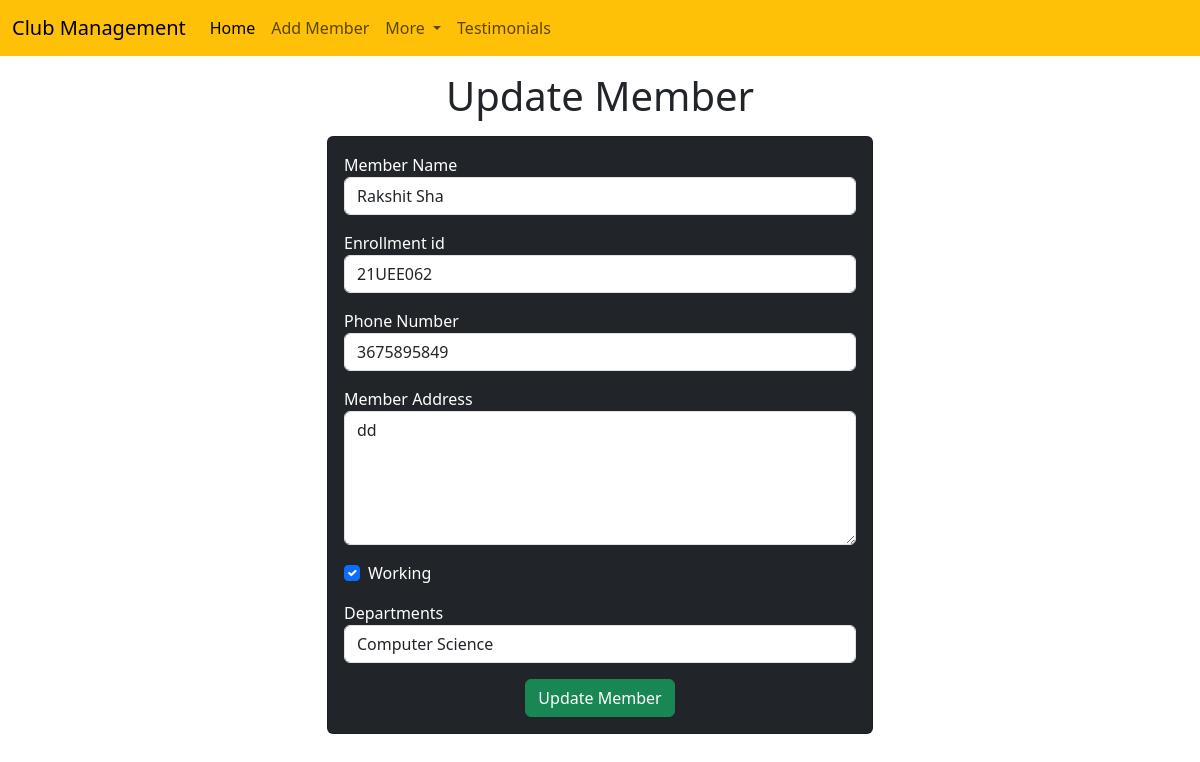
The page /emp/update-emp/10/ on the database its author committed.
### emp/models.py (models this page shows, shortened)
class Emp(models.Model):
    name=models.CharField(max_length=200)
    emp_id=models.CharField(max_length=200)
    phone=models.CharField(max_length=10)
    address=models.CharField(max_length=150)
    working=models.BooleanField(default=True)
    department=models.CharField(max_length=10)

### emp/views.py (the view)
# urls.py: path("update-emp/<int:emp_id>/",update_emp),
def update_emp(request, emp_id):
    emp=Emp.objects.get(pk=emp_id)
    return render(request, 'emp/update_emp.html', {
        'emp':emp
                })

### templates/emp/update_emp.html (shortened to what this page needs)
<!doctype html>
<html lang="en">
  <head>
    <link href="https://cdn.jsdelivr.net/npm/bootstrap@5.3.3/dist/css/bootstrap.min.css" rel="stylesheet">
  </head>
  <body>
    {% include 'emp/navbar.html' %}
    <h1 class="text-center my-3">Update Member</h1>
    <div class="container">
        <div class="row">
            <div class="col-md-6 offset-md-3">
                <div class="card bg-dark text-white">
                    <div class="card-body">
                        <form action="/emp/do-update-emp/{{emp.id}}" method="POST">
                            <div class="mb-3">
                                <label for="name">Member Name</label>
                                <input type="text" class="form-control" placeholder="Enter Member Name" name="emp_name" value="{{emp.name}}">
                            </div>
                            <div class="mb-3">
                                <label for="id">Enrollment id</label>
                                <input id="id" type="text" class="form-control" placeholder="Enter Enroll id" name="emp_id" value="{{emp.emp_id}}">
                            </div>
                            <div class="mb-3">
                                <label for="phone">Phone Number</label>
                                <input id="phone" type="text" class="form-control" placeholder="Enter Ph no." name="emp_ph" value={{emp.phone}}>
                            </div>
                            <div class="mb-3">
                                <label for="address">Member Address</label>
                                <textarea name="emp_address" id="address"  rows="5" class="form-control" >{{emp.address}}</textarea>
                            </div>
                            <div class="mb-3 form-check">
                                <label for="working">Working</label>
                                <input {% if emp.working %} checked {% endif %} id="working" type="checkbox" class="form-check-input" name="emp_working" >
                            </div>
                            <div class="mb-3">
                                <label for="department">Departments</label>
                                <select name="emp_department" id="department" class="form-control" value="{{emp.department}}">
                                    <option value="CSE">Computer Science</option>
                                </select>
                            </div>
                            <div class="container text-center">
                                <button class="btn btn-success">
                                    Update Member
                                </button>
                            </div>
                        </form>
                    </div>
                </div>
            </div>
        </div>
    </div>
  </body>
</html>

### rows shown on the page
Emp: emp_name "Rakshit Sha", emp_id "21UEE062", emp_ph "3675895849", emp_address "dd", working "☑", emp_department "Computer Science"
